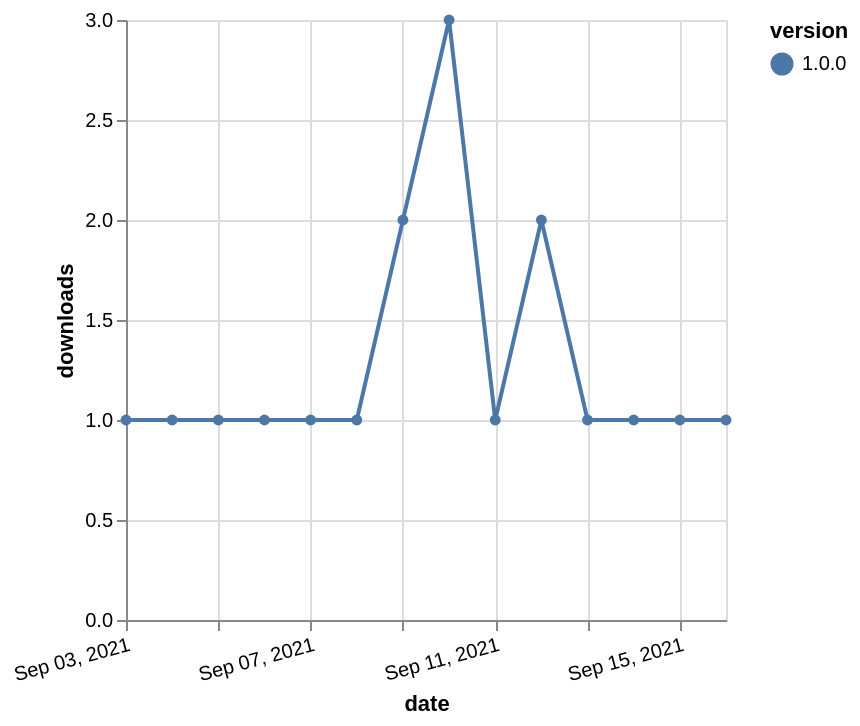

The specification (Vega-Lite) saved for this image:
### Vega-Lite specification from a JSON file in a GitHub repository (floating-point values rounded to 4 significant figures)
{"$schema": "https://vega.github.io/schema/vega-lite/v5.json", "description": "A simple bar chart with embedded data.", "data": {"values": [{"date": "2021-09-03", "total": 253, "delta": 1, "version": "1.0.0"}, {"date": "2021-09-04", "total": 254, "delta": 1, "version": "1.0.0"}, {"date": "2021-09-05", "total": 255, "delta": 1, "version": "1.0.0"}, {"date": "2021-09-06", "total": 256, "delta": 1, "version": "1.0.0"}, {"date": "2021-09-07", "total": 257, "delta": 1, "version": "1.0.0"}, {"date": "2021-09-08", "total": 258, "delta": 1, "version": "1.0.0"}, {"date": "2021-09-09", "total": 260, "delta": 2, "version": "1.0.0"}, {"date": "2021-09-10", "total": 263, "delta": 3, "version": "1.0.0"}, {"date": "2021-09-11", "total": 264, "delta": 1, "version": "1.0.0"}, {"date": "2021-09-12", "total": 266, "delta": 2, "version": "1.0.0"}, {"date": "2021-09-13", "total": 267, "delta": 1, "version": "1.0.0"}, {"date": "2021-09-14", "total": 268, "delta": 1, "version": "1.0.0"}, {"date": "2021-09-15", "total": 269, "delta": 1, "version": "1.0.0"}, {"date": "2021-09-16", "total": 270, "delta": 1, "version": "1.0.0"}]}, "width": "container", "mark": {"type": "line", "point": {"filled": true}}, "encoding": {"x": {"field": "date", "type": "temporal", "timeUnit": "yearmonthdate", "title": "date", "axis": {"labelAngle": -15}}, "y": {"field": "delta", "type": "quantitative", "title": "downloads"}, "color": {"field": "version", "type": "nominal"}, "tooltip": {"field": "delta"}}}
